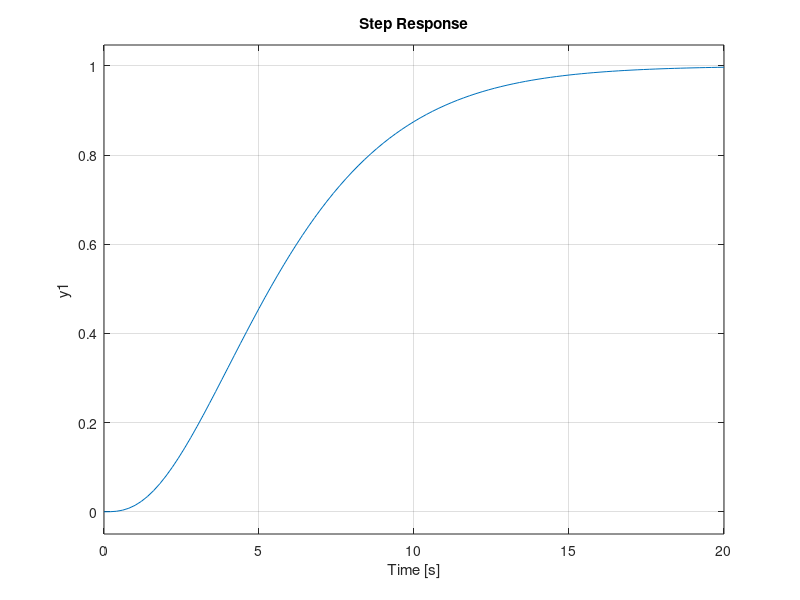

MATLAB code for this plot: (Note: this script raises an error after producing the figure.)
close all;
clear all;

%Xwris anadrasi

num1 = [0 1];
den1 = [2 1];
G1 = tf(num1, den1);
num2 = [0 1];
den2 = [2 1];
G2 = tf(num2, den2);
num3 = [0 1];
den3 = [2 1];
G3 = tf(num3, den3);
sys = G1 * G2 * G3;
step(sys);


%Me anadrasi
Kp1 = [1:0.5:9];
t = 0:0.01:300;

num1 = [0 1];
den1 = [2 1];
G1 = tf(num1, den1);
num2 = [0 1];
den2 = [2 1];
G2 = tf(num2, den2);
num3 = [0 1];
den3 = [2 1];
G3 = tf(num3, den3);
G4= G1*G2*G3;

for i = 1:17
figure
pid = pidstd(Kp1(i),Inf,0,Inf);
sys = series(G4,pid);
sys_feedback = feedback(sys,1);
y = step(sys_feedback,t);
stepinfo(sys_feedback);
plot(t,y)
xlabel('t')
ylabel('T(t)')
str = sprintf('Plot of the Step P Response with Kp=%s ', string(Kp1(i)));
title(str)
grid('on');
end;

%P)
Kp1 = 4;
t = 0:0.01:60;
Ti = Inf; 
Td = 0;
N=Inf;
figure
pid= pidstd(Kp1,Ti,Td,N);
sys = series(G4,pid);
sys_feedback = feedback(sys,1);
y=step(sys_feedback,t);
%stepinfo(sys_feedback);
plot(t,y)
xlabel('t')
ylabel('T(t)')
str = sprintf('Plot of the Step P Response with Kpcr=8 Tcri=7.3');
title(str)
grid('on');
%PI)
Kp1 = 3.6;
t = 0:0.01:80;
Ti = 6.20; 
Td = 0;
N=Inf;
figure
pid= pidstd(Kp1,Ti,Td,N);
sys = series(G4,pid);
sys_feedback = feedback(sys,1);
y=step(sys_feedback,t);
%stepinfo(sys_feedback);
plot(t,y)
xlabel('t')
ylabel('T(t)')
str = sprintf('Plot of the Step PI Response with Kpcr=8 Tcri=7.3');
title(str)
grid('on');
%PID)
Kp1 = 4.8;
t = 0:0.01:40;
Ti = 3.65; 
Td = 0.87;
N=Inf;
figure
pid= pidstd(Kp1,Ti,Td,N);
sys = series(G4,pid);
sys_feedback = feedback(sys,1);
y=step(sys_feedback,t);
%stepinfo(sys_feedback);
plot(t,y)
xlabel('t')
ylabel('T(t)')
str = sprintf('Plot of the Step PID Response with Kpcr=8 Tcri=7.3');
title(str)
grid('on');

%CHR
%Xwris Anadrasi
figure
t = 0:0.01:30;
y=step(G4,t);
stepinfo(y);
plot(t,y)
xlabel('t')
ylabel('T(t)')
str = sprintf('Plot of the Step Response');
title(str)
grid('on');

%0-20% yperhpswsh
%P)
Kp1 = [1.18 2.75];
Ti = [Inf Inf]; 
Td= [0 0];
t = 0:0.01:50;
Over=[0 20];
N=Inf;
figure
for i = 1:2
pid= pidstd(Kp1(i),Ti(i),Td(i),N);
sys = series(G4,pid);
sys_feedback = feedback(sys,1);
y=step(sys_feedback,t);
%stepinfo(sys_feedback);
subplot(2,1,i)
plot(t,y)
xlabel('t')
ylabel('T(t)')
str = sprintf('Plot of the Step P Response with Overshoot %s  ', string(Over(i)));
title(str)
grid('on');
end;

%PI)
Kp1 = [1.38 2.36];
Ti = [8.04 6.70]; 
Td= [0 0];
t = 0:0.01:50;
Over=[0 20];
N=Inf;
figure
for i = 1:2
pid= pidstd(Kp1(i),Ti(i),Td(i),N);
sys = series(G4,pid);
sys_feedback = feedback(sys,1);
y=step(sys_feedback,t);
%stepinfo(sys_feedback);
subplot(2,1,i)
plot(t,y)
xlabel('t')
ylabel('T(t)')
str = sprintf('Plot of the Step PI Response with Overshoot %s  ', string(Over(i)));
title(str)
grid('on');
end;

%PID)
Kp1 = [2.36 3.74];
Ti = [6.70 9.38]; 
Td= [0.85 0.80];
t = 0:0.01:50;
Over=[0 20];
N=Inf;
figure
for i = 1:2
pid= pidstd(Kp1(i),Ti(i),Td(i),N);
sys = series(G4,pid);
sys_feedback = feedback(sys,1);
y=step(sys_feedback,t);
%stepinfo(sys_feedback);
subplot(2,1,i)
plot(t,y)
xlabel('t')
ylabel('T(t)')
str = sprintf('Plot of the Step PID Response with Overshoot %s  ', string(Over(i)));
title(str)
grid('on');
end;
